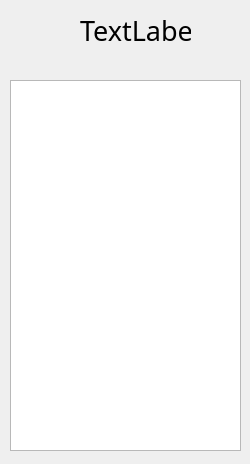
<?xml version="1.0" encoding="UTF-8"?>
<ui version="4.0">
 <class>chatMsgDlg</class>
 <widget class="QWidget" name="chatMsgDlg">
  <property name="geometry">
   <rect>
    <x>0</x>
    <y>0</y>
    <width>250</width>
    <height>464</height>
   </rect>
  </property>
  <property name="windowTitle">
   <string>Form</string>
  </property>
  <widget class="QTextBrowser" name="textBrowser">
   <property name="geometry">
    <rect>
     <x>10</x>
     <y>80</y>
     <width>231</width>
     <height>371</height>
    </rect>
   </property>
  </widget>
  <widget class="QLabel" name="label">
   <property name="geometry">
    <rect>
     <x>0</x>
     <y>0</y>
     <width>251</width>
     <height>471</height>
    </rect>
   </property>
   <property name="text">
    <string/>
   </property>
   <property name="pixmap">
    <pixmap resource="resource.qrc">:/images/image/chatwindow.png</pixmap>
   </property>
   <property name="scaledContents">
    <bool>true</bool>
   </property>
  </widget>
  <widget class="QLabel" name="label_2">
   <property name="geometry">
    <rect>
     <x>10</x>
     <y>10</y>
     <width>51</width>
     <height>51</height>
    </rect>
   </property>
   <property name="text">
    <string/>
   </property>
   <property name="pixmap">
    <pixmap resource="resource.qrc">:/images/image/logo.png</pixmap>
   </property>
   <property name="scaledContents">
    <bool>true</bool>
   </property>
  </widget>
  <widget class="QLabel" name="label_3">
   <property name="geometry">
    <rect>
     <x>80</x>
     <y>10</y>
     <width>111</width>
     <height>41</height>
    </rect>
   </property>
   <property name="font">
    <font>
     <family>Adobe 黑体 Std R</family>
     <pointsize>20</pointsize>
    </font>
   </property>
   <property name="text">
    <string>TextLabel</string>
   </property>
  </widget>
  <widget class="QPushButton" name="pushButton">
   <property name="geometry">
    <rect>
     <x>220</x>
     <y>0</y>
     <width>31</width>
     <height>31</height>
    </rect>
   </property>
   <property name="text">
    <string/>
   </property>
   <property name="icon">
    <iconset resource="resource.qrc">
     <normaloff>:/images/image/close.png</normaloff>:/images/image/close.png</iconset>
   </property>
   <property name="iconSize">
    <size>
     <width>22</width>
     <height>22</height>
    </size>
   </property>
   <property name="flat">
    <bool>true</bool>
   </property>
  </widget>
  <zorder>label</zorder>
  <zorder>textBrowser</zorder>
  <zorder>label_2</zorder>
  <zorder>label_3</zorder>
  <zorder>pushButton</zorder>
 </widget>
 <resources>
  <include location="resource.qrc"/>
 </resources>
 <connections/>
</ui>
